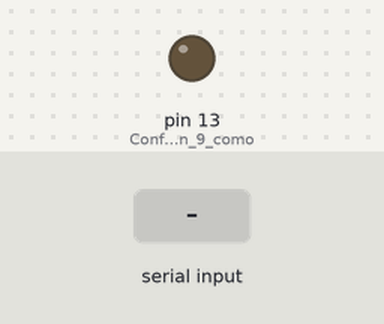
This sketch was run on a simulated Arduino Uno, built with avr-gcc and run on an emulated ATmega328P. Shown: output pins drawn as LEDs (lit = HIGH). The inputs (shaded band) are chosen by the test bench.

Above: at 1.2 s.
1.3 s: "A" received over Serial
At 2.2 s:
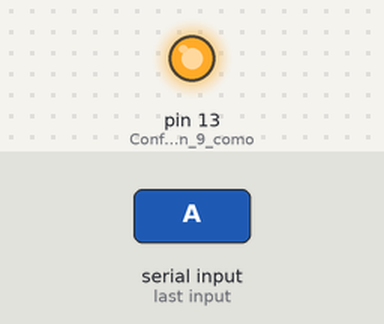
2.8 s: "a" received over Serial
At 3.3 s:
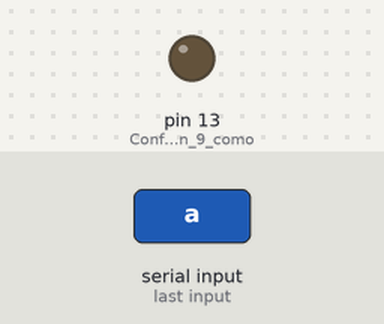
Timing chart, 0 to 5.8 s (numbered marks = the images above; inputs shaded):
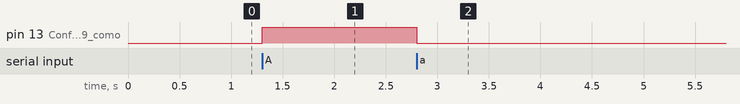

Measured:
- after the input at 1.3 s, pin 13 (Configurar_el_pin_9_como): LOW → HIGH at once
- after the input at 2.8 s, pin 13 (Configurar_el_pin_9_como): HIGH → LOW at once

The sketch:

CaracterPy2Ard.ino
```cpp
void setup() {
  Serial.begin(9600); // Iniciar la comunicación serial
  pinMode(13, OUTPUT); // Configurar el pin 9 como salida
}

void loop() {
  if (Serial.available() > 0) { // Verificar si hay datos disponibles en el puerto serial
    char c = Serial.read(); // Leer el dato disponible del puerto serial
    if (c == 'A') { // Verificar si el dato recibido es la letra 'A'
      digitalWrite(13, HIGH);
    }
        if (c == 'a') { // Verificar si el dato recibido es la letra 'A'
      digitalWrite(13, LOW);
    }
  }
}
```
